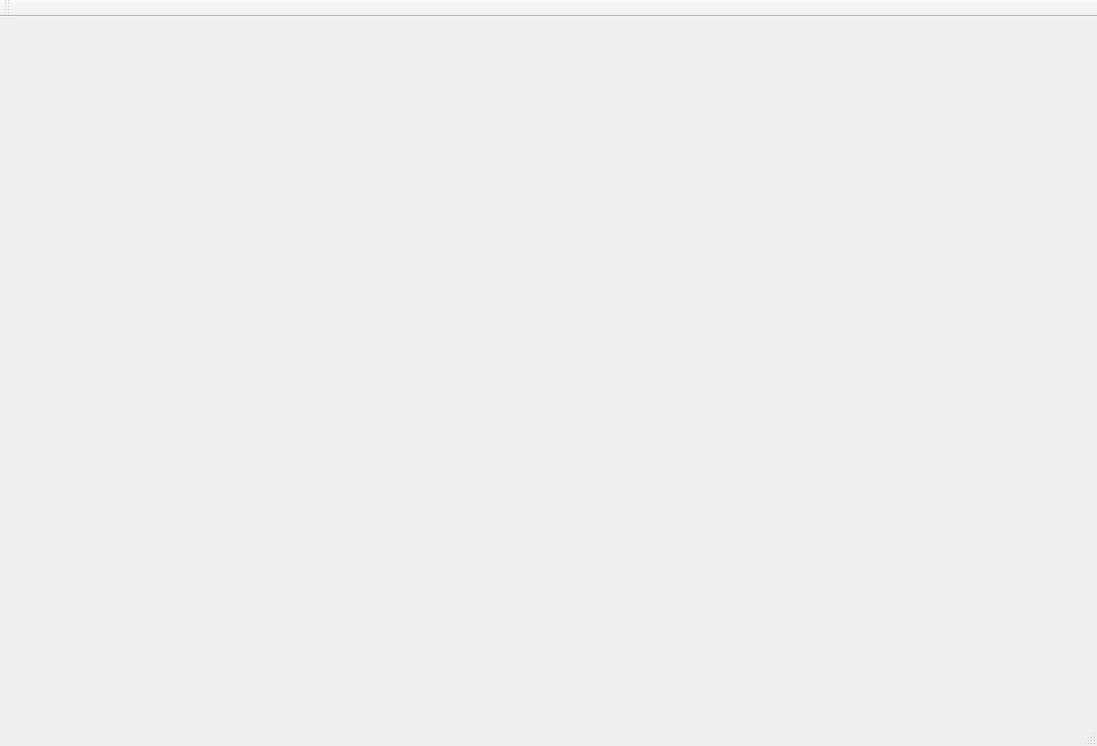
<?xml version="1.0" encoding="UTF-8"?>
<ui version="4.0">
 <class>MainWindow</class>
 <widget class="QMainWindow" name="MainWindow">
  <property name="geometry">
   <rect>
    <x>0</x>
    <y>0</y>
    <width>1097</width>
    <height>746</height>
   </rect>
  </property>
  <property name="windowTitle">
   <string>MainWindow</string>
  </property>
  <widget class="QWidget" name="centralWidget">
   <widget class="MyGLWidget" name="myGLWidget" native="true">
    <property name="geometry">
     <rect>
      <x>0</x>
      <y>0</y>
      <width>721</width>
      <height>711</height>
     </rect>
    </property>
   </widget>
  </widget>
  <widget class="QMenuBar" name="menuBar">
   <property name="geometry">
    <rect>
     <x>0</x>
     <y>0</y>
     <width>1097</width>
     <height>26</height>
    </rect>
   </property>
  </widget>
  <widget class="QToolBar" name="mainToolBar">
   <attribute name="toolBarArea">
    <enum>TopToolBarArea</enum>
   </attribute>
   <attribute name="toolBarBreak">
    <bool>false</bool>
   </attribute>
  </widget>
  <widget class="QStatusBar" name="statusBar"/>
 </widget>
 <layoutdefault spacing="6" margin="11"/>
 <customwidgets>
  <customwidget>
   <class>MyGLWidget</class>
   <extends>QWidget</extends>
   <header>myglwidget.h</header>
   <container>1</container>
  </customwidget>
 </customwidgets>
 <resources/>
 <connections/>
</ui>
